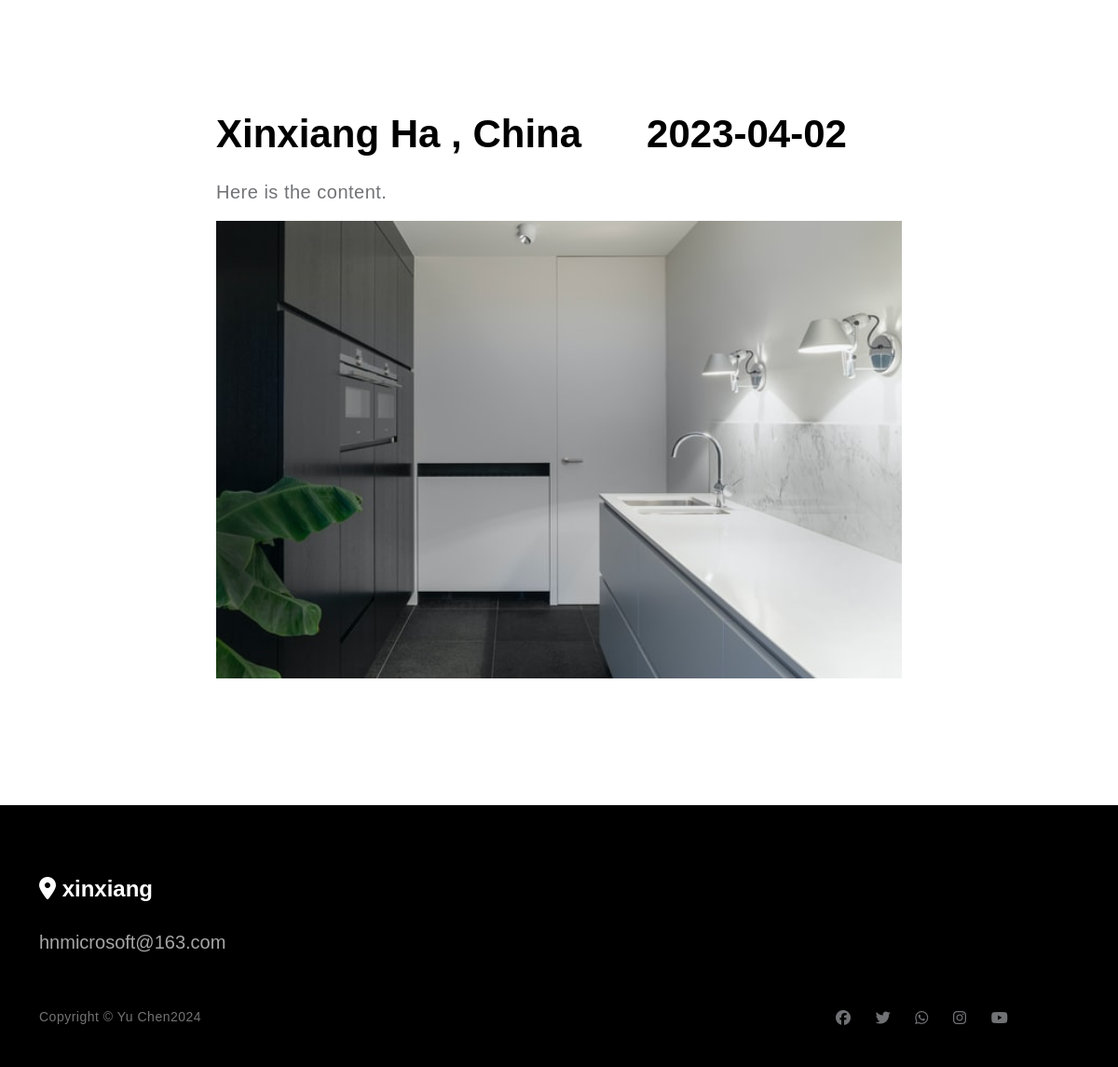
Screenshot of /index.php?action=singleblogdetail&thissn=2 with the database file from the repository.
### tables this page shows
CREATE TABLE `5_1_blog` (
  `sn` int(5) NOT NULL AUTO_INCREMENT,
  `title` varchar(100) DEFAULT '',
  `content` varchar(1000) DEFAULT NULL,
  `location` varchar(100) DEFAULT NULL,
  `date` date DEFAULT NULL,
  PRIMARY KEY (`sn`)
);

CREATE TABLE `5_1_home` (
  `home_name` varchar(50) DEFAULT '',
  `home_address` varchar(100) DEFAULT '',
  `home_email` varchar(100) DEFAULT '',
  `home_facebook` varchar(100) DEFAULT '',
  `home_twitter` varchar(100) DEFAULT '',
  `home_whatsapp` varchar(100) DEFAULT '',
  `home_instagram` varchar(100) DEFAULT '',
  `home_youtube` varchar(100) DEFAULT '',
  `home_video_title` varchar(50) DEFAULT '',
  `home_video_show` tinyint(1) DEFAULT '0'
);

### index.php (called while the page is built, shortened)
<?php
$currenturl="http://".$_SERVER['HTTP_HOST'].$_SERVER['PHP_SELF'];
$thisbasename=basename($currenturl);
$currenturl=str_replace($thisbasename,"",$currenturl);
if (substr($currenturl,-1)==="/")
{
$currenturl=substr($currenturl,0,-1);
}
$currentpath=__DIR__;
$include_generator_index_initialize_variable=$currentpath.'/generator/index_initialize_variable.php';
include($include_generator_index_initialize_variable);
include($include_generator_index_select_main);
include($include_template_footer);
?>

### generator/connection.php (called while the page is built, shortened)
<?php
$tablehead="5_1_";
$blogtable=$tablehead."blog";
$hometable=$tablehead."home";
?>

### generator/index_initialize_variable.php (called while the page is built, shortened)
<?php
$home=mysqli_query($conn,"select * from $hometable");
$home=mysqli_fetch_array($home);
$home_name             =$home['home_name'];
$home_address          =$home['home_address'];
$home_email            =$home['home_email'];
?>

### template/singleblogdetail.php (the view)
<?php
$thissn=$_GET['thissn'];
$showpic=$currenturl.'\images\blog/'.$thissn.'.jpg';;
$get = "select * from $blogtable where `sn`='$thissn'";
$get = mysqli_query($conn,$get);
$get = mysqli_fetch_array($get);
$thisname=$get['title'];
$thisdate=$get['date'];
$thislocation=$get['location'];
$thistext=$get['content'];
print <<<EOT
            <section class="news-detail section-padding">
                <div class="container">
                    <div class="row">
                        <div class="col-lg-8 col-10 mx-auto">
                            <h2 class="mb-3" data-aos="fade-up">$thislocation&nbsp;&nbsp;&nbsp;&nbsp;&nbsp;&nbsp;$thisdate</h2>
                                        <p >$thistext</p>
                            <div class="clearfix my-4 mt-lg-0 mt-5">
                                        <img src="$showpic" class="img-fluid news-image" alt="$thisname" style="width:100%;">
                            </div>
                        </div>
                    </div>
                </div>
            </section>
EOT;
?>

### template/footer.php
<?php
$currentyear = date("Y");
$link_social = '';
if ($home['home_facebook'])
{
$thisurl       ="https://www.facebook.com/".$home['home_facebook'];
$link_social  .=
'
<li><a href="'.$thisurl.'" class="fa-brands fa-facebook"></a></li>&nbsp;&nbsp;&nbsp;&nbsp;&nbsp;
';
}
if ($home['home_twitter'])
{
$thisurl       ="https://www.twitter.com/".$home['home_twitter'];
$link_social  .=
'
<li><a href="'.$thisurl.'" class="fa-brands fa-twitter"></a></li>&nbsp;&nbsp;&nbsp;&nbsp;&nbsp;
';
}
if ($home['home_whatsapp'])
{
$thisurl       ="https://www.whatsapp.com/".$home['home_whatsapp'];
$link_social  .=
'
<li><a href="'.$thisurl.'" class="fa-brands fa-whatsapp"></a></li>&nbsp;&nbsp;&nbsp;&nbsp;&nbsp;
';
}
if ($home['home_instagram'])
{
$thisurl       ="https://www.instagram.com/".$home['home_instagram'];
$link_social  .=
'
<li><a href="'.$thisurl.'" class="fa-brands fa-instagram"></a></li>&nbsp;&nbsp;&nbsp;&nbsp;&nbsp;
';
}
if ($home['home_youtube'])
{
$thisurl       ="https://www.youtube.com/".$home['home_youtube'];
$link_social  .=
'
<li><a href="'.$thisurl.'" class="fa-brands fa-youtube"></a></li>&nbsp;&nbsp;&nbsp;&nbsp;&nbsp;
';
}
if ($home_address)
{
$home_address          =
'
                        <h5 class="text-white">
                            <i class="fa fa-map-marker"></i>
                            '.$home_address.'
                        </h5>
';
}
else
{
$home_address          ="";
}
if ($home_email)
{
$home_email          =
'
                        <a href="mailto:'.$home_email.'" class="custom-link mt-3 mb-5">
                            '.$home_email.'
                        </a>
';
}
else
{
$home_email          ="";
}
if ($home_name)
{
$home_copyright        =
'
                    <div class="col-6">
                        <p class="copyright-text mb-0">Copyright © '.$home_name.$currentyear.'</p>
                    </div>
';
}
else
{
$home_copyright        ="";
}
print <<<EOT
        </main>
        <footer class="site-footer">
            <div class="container">
                <div class="row">
                    <div class="col-12">
					{$home_address}
					{$home_email}
     				</div>
                    {$home_copyright}
                    <div class="col-lg-3 col-5 ms-auto">
                        <ul class="social-icon">
                        {$link_social}
                        </ul>
                    </div>
                </div>
            </section>
        </footer>
    <script type="text/javascript" src="function/myfunction.js"></script>
        <script src="js/jquery.min.js"></script>
        <script src="js/bootstrap.bundle.min.js"></script>
        <script src="js/jquery.sticky.js"></script>
        <script src="js/aos.js"></script>
        <script src="js/jquery.magnific-popup.min.js"></script>
        <script src="js/magnific-popup-options.js"></script>
        <script src="js/scrollspy.min.js"></script>
        <script src="js/custom.js"></script>
    </body>
</html>
EOT;
?>

### css/templatemo-nomad-force.css (style rules this page uses)
:root { --white-color: #FFFFFF; --primary-color: #ffc107; --section-bg-color: #f9f9f9; --dark-color: #000000; --grey-color: #fcfeff; --text-secondary-white-color: rgba(255, 255, 255, 0.98); --title-color: #565758; --p-color: #717275; --body-font-family: 'Noto Sans JP', sans-serif; --h1-font-size: 72px; --h2-font-size: 42px; --h3-font-size: 36px; --h4-font-size: 32px; --h5-font-size: 24px; --h6-font-size: 22px; --p-font-size: 20px; --copyright-text-font-size: 14px; --custom-link-font-size: 12px; --font-weight-light: 300; --font-weight-normal: 400; --font-weight-bold: 700; --font-weight-black: 900; }
body, html { height: 100%; }
body { background: var(--white-color); font-family: var(--body-font-family); position: relative; }
h2, h3, h4, h5, h6 { color: var(--dark-color); line-height: inherit; }
h1, h2, h3, h4, h5, h6 { font-weight: var(--font-weight-bold); }
h1, h2 { font-weight: var(--font-weight-black); }
h2 { font-size: var(--h2-font-size); }
h5 { font-size: var(--h5-font-size); }
p { color: var(--p-color); font-size: var(--p-font-size); font-weight: var(--font-weight-light); letter-spacing: 0.5px; }
a, button { touch-action: manipulation; transition: all 0.3s; }
a { color: var(--p-color); text-decoration: none; }
.custom-link { position: relative; overflow: hidden; z-index: 1; display: inline-block; transition: all .3s cubic-bezier(.645,.045,.355,1); }
.custom-link::after { content: ""; width: 0; height: 2px; bottom: 0; position: absolute; left: auto; right: 0; z-index: -1; transition: width .6s cubic-bezier(.25,.8,.25,1) 0s; background: currentColor; }
.portfolio-image, .news-image { display: block; transition: transform 0.6s ease-out; }
.section-padding { padding-top: 7rem; padding-bottom: 7rem; }
.site-footer { background: var(--dark-color); padding-top: 4.5rem; padding-bottom: 2.5rem; }
.site-footer .custom-link { color: rgba(255, 255, 255, 0.65); font-size: var(--p-font-size); }
.copyright-text { color: rgba(255, 255, 255, 0.45); font-size: var(--copyright-text-font-size); }
.social-icon { margin: 0; padding: 0; }
.social-icon li { list-style: none; display: inline-block; vertical-align: top; }

### rows the page displays
5_1_blog: location "Xinxiang Ha , China", date "2023-04-02", content "Here is the content."
5_1_home: home_address "xinxiang", home_email "hnmicrosoft@163.com", home_name "Yu Chen"
